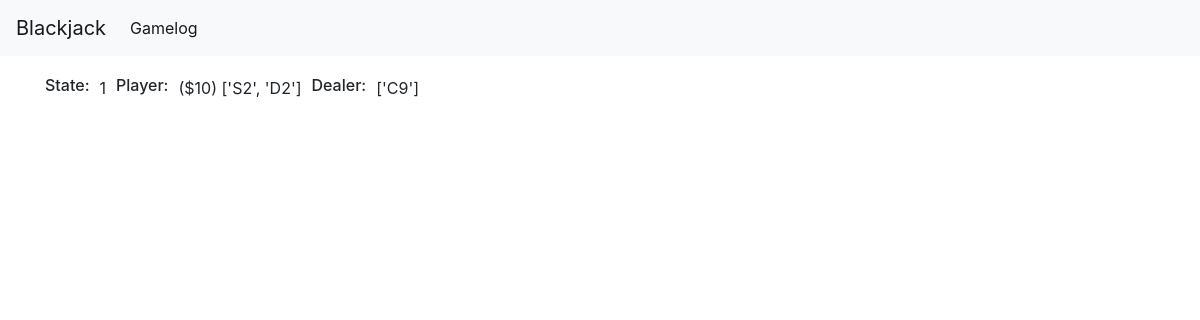
Before: /about with the older database file.
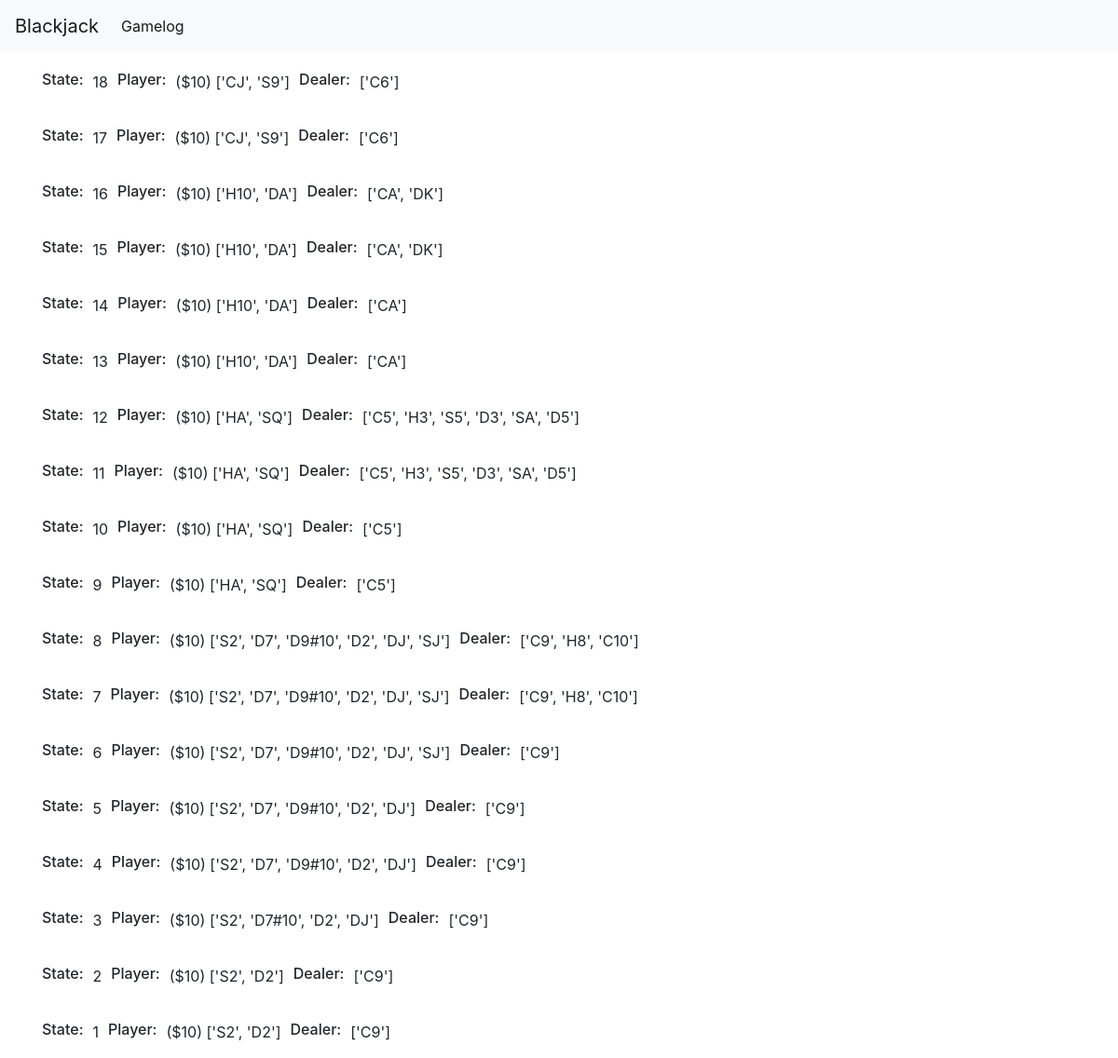
After: the same page with the newer database file.
### tables this page shows
CREATE TABLE gamestates (
    id INTEGER PRIMARY KEY AUTOINCREMENT,
    ts TIMESTAMP WITH TIMEZONE NOT NULL DEFAULT CURRENT_TIMESTAMP,
    player TEXT NOT NULL,
    money INTEGER NOT NULL,
    disableBets BOOLEAN NOT NULL,
    activeHand INTEGER NOT NULL,
    dealer TEXT NOT NULL,
    deck TEXT NOT NULL,
    over BOOLEAN NOT NULL,
    message TEXT NOT NULL
);

### app.py (the view)
@app.route('/about')
def about():
    connection = bj.get_db_connection()
    gamestates = connection.execute('SELECT * FROM gamestates ORDER BY id DESC').fetchall()
    connection.close()
    return render_template('about.html', gamestates=gamestates)

### static/blackjack.py (called while the page is built)
def get_db_connection():
    connection = sqlite3.connect('blackjack.db')
    tableExists = connection.execute('SELECT * FROM sqlite_master WHERE type="table" AND name="gamestates"').fetchall() != []
    if not tableExists:
        with open('./BJschema.sql') as f:
            connection.executescript(f.read())
    connection.row_factory = sqlite3.Row
    return connection

### templates/about.html
{% extends 'base.html' %}
{% block content %}
    <link rel="stylesheet" href="../static/css/about.css">
    {% for state in gamestates %}
        <div class="state-parent">
            <div class="state-child"><h6>State:</h6></div>
            <div class="state-child"><p>{{ state['id'] }}</p></div>
            <div class="state-child"><h6>Player:</h6></div>
            <div class="state-child"><p>(${{ state['player'].split(',')[0] }}) {{ state['player'].split(',')[1:] }}</p></div>
            <div class="state-child"><h6>Dealer:</h6></div>
            <div class="state-child"><p>{{ state['dealer'].split(',')[1:] }}</p></div>
        </div>
    {% endfor %}
{% endblock %}

### templates/base.html (shortened to what this page needs)
<!doctype html>
<html lang="en">
  <head>
    <link rel="stylesheet" href="https://stackpath.bootstrapcdn.com/bootstrap/4.3.1/css/bootstrap.min.css">
  </head>
  <body>
    <nav class="navbar navbar-expand-md navbar-light bg-light">
        <a class="navbar-brand" href="{{ url_for('index')}}">Blackjack</a>
        <div class="collapse navbar-collapse" id="navbarNav">
            <ul class="navbar-nav">
            <li class="nav-item active">
                <a class="nav-link" href="{{ url_for('about')}}">Gamelog</a>
            </li>
            </ul>
        </div>
    </nav>
    <div class="container">
        {% block content %} {% endblock %}
    </div>
  </body>
</html>

### static/css/about.css (style rules this page uses)
.state-parent { display: flex; justify-content: left; flex-wrap: wrap; margin-top: 20px; }
.state-child { margin-right: 10px; }

Changed rows visible on the page:
added gamestates: id "18", player "10", player "['CJ', 'S9']", dealer "['C6']"
added gamestates: id "17", player "10", player "['CJ', 'S9']", dealer "['C6']"
added gamestates: id "16", player "10", player "['H10', 'DA']", dealer "['CA', 'DK']"
added gamestates: id "15", player "10", player "['H10', 'DA']", dealer "['CA', 'DK']"
added gamestates: id "14", player "10", player "['H10', 'DA']", dealer "['CA']"
added gamestates: id "13", player "10", player "['H10', 'DA']", dealer "['CA']"
added gamestates: id "12", player "10", player "['HA', 'SQ']", dealer "['C5', 'H3', 'S5', 'D3', 'SA', 'D5']"
added gamestates: id "11", player "10", player "['HA', 'SQ']", dealer "['C5', 'H3', 'S5', 'D3', 'SA', 'D5']"
added gamestates: id "10", player "10", player "['HA', 'SQ']", dealer "['C5']"
added gamestates: id "9", player "10", player "['HA', 'SQ']", dealer "['C5']"
added gamestates: id "8", player "10", player "['S2', 'D7', 'D9#10', 'D2', 'DJ', 'SJ']", dealer "['C9', 'H8', 'C10']"
added gamestates: id "7", player "10", player "['S2', 'D7', 'D9#10', 'D2', 'DJ', 'SJ']", dealer "['C9', 'H8', 'C10']"
added gamestates: id "6", player "10", player "['S2', 'D7', 'D9#10', 'D2', 'DJ', 'SJ']", dealer "['C9']"
added gamestates: id "5", player "10", player "['S2', 'D7', 'D9#10', 'D2', 'DJ']", dealer "['C9']"
added gamestates: id "4", player "10", player "['S2', 'D7', 'D9#10', 'D2', 'DJ']", dealer "['C9']"
added gamestates: id "3", player "10", player "['S2', 'D7#10', 'D2', 'DJ']", dealer "['C9']"
added gamestates: id "2", player "10", player "['S2', 'D2']", dealer "['C9']"
